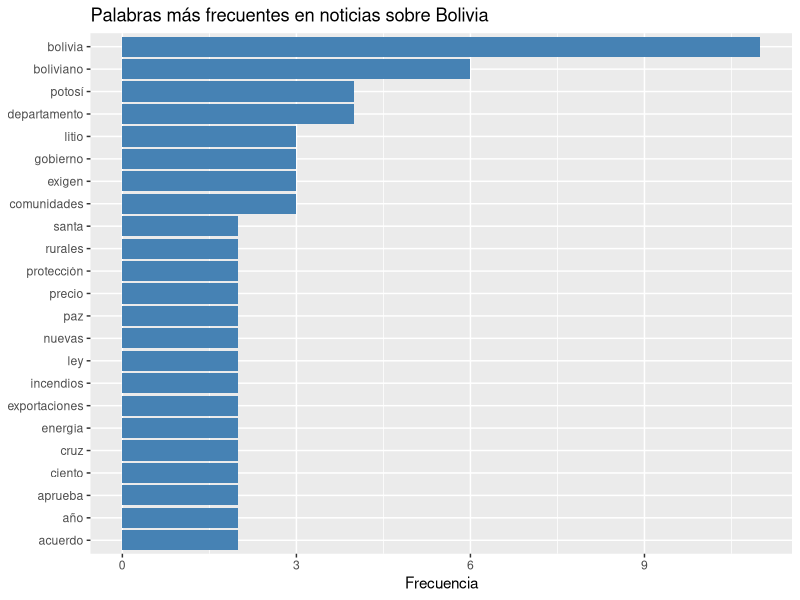
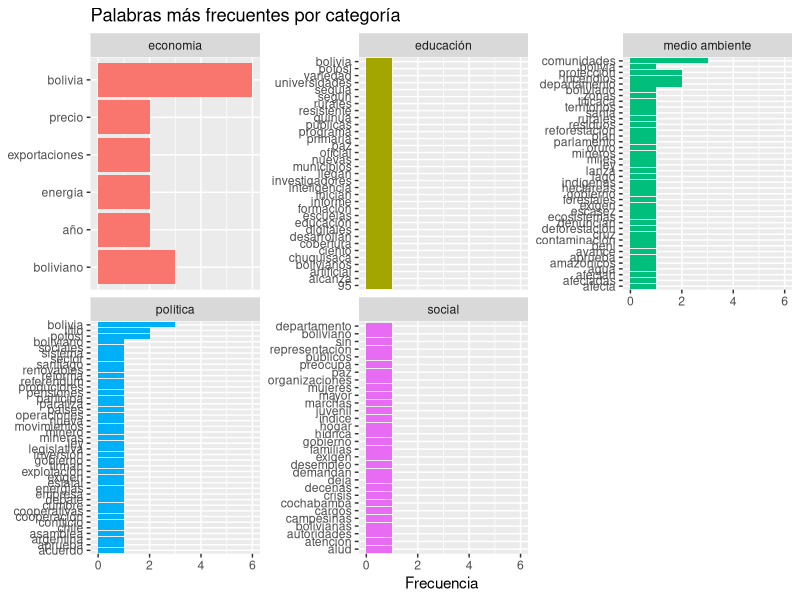
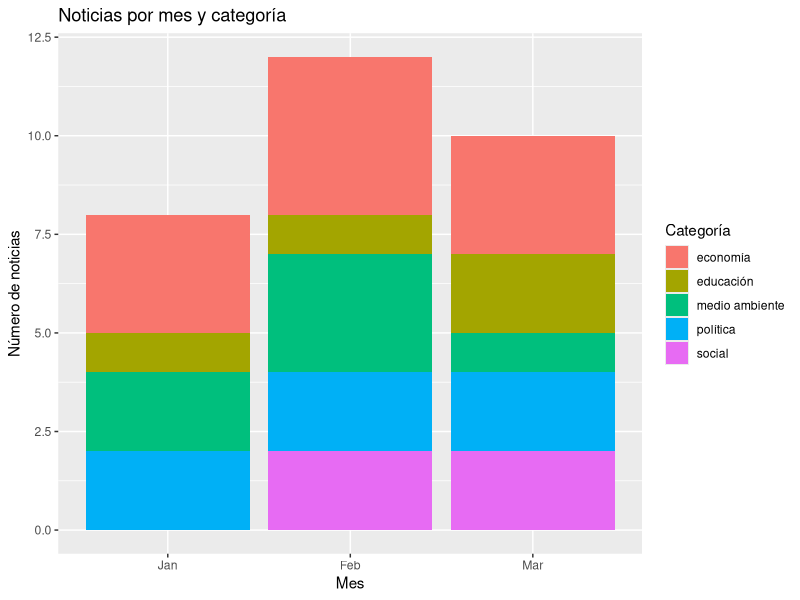

Here is the R script that generated these plots, in order:
## ---- chunk 1
library(tidyverse)
library(tidytext)
## ---- chunk 2
noticias <- read_csv("noticias-bolivia.csv")
noticias
## ---- chunk 3
# Ver cuántas noticias hay por categoría
noticias |>
  count(categoria, sort = TRUE)
## ---- chunk 4
palabras <- noticias |>
  unnest_tokens(palabra, texto)

palabras
## ---- chunk 5
palabras |>
  count(palabra, sort = TRUE)
## ---- chunk 6
stop_words_es <- c(
  "de", "en", "el", "la", "los", "las", "un", "una", "unos", "unas",
  "y", "e", "o", "u", "a", "ante", "bajo", "con", "del", "al",
  "para", "por", "que", "se", "su", "sus", "le", "les", "lo",
  "más", "pero", "si", "ya", "no", "es", "son", "ha", "han",
  "fue", "ser", "como", "entre", "sobre"
)

palabras_limpias <- palabras |>
  filter(!palabra %in% stop_words_es)

palabras_limpias |>
  count(palabra, sort = TRUE) |>
  head(20)
## ---- chunk 7
palabras_limpias |>
  count(palabra, sort = TRUE) |>
  slice_max(n, n = 15) |>
  ggplot(aes(x = reorder(palabra, n), y = n)) +
  geom_col(fill = "steelblue") +
  coord_flip() +
  labs(
    title = "Palabras más frecuentes en noticias sobre Bolivia",
    x = NULL,
    y = "Frecuencia"
  )
## ---- chunk 8
palabras_limpias |>
  count(categoria, palabra, sort = TRUE) |>
  group_by(categoria) |>
  slice_max(n, n = 5) |>
  ggplot(aes(x = reorder(palabra, n), y = n, fill = categoria)) +
  geom_col(show.legend = FALSE) +
  facet_wrap(~categoria, scales = "free_y") +
  coord_flip() +
  labs(
    title = "Palabras más frecuentes por categoría",
    x = NULL,
    y = "Frecuencia"
  )
## ---- chunk 9
library(lubridate)

noticias |>
  mutate(mes = month(fecha, label = TRUE)) |>
  count(mes, categoria) |>
  ggplot(aes(x = mes, y = n, fill = categoria)) +
  geom_col(position = "stack") +
  labs(
    title = "Noticias por mes y categoría",
    x = "Mes",
    y = "Número de noticias",
    fill = "Categoría"
  )
